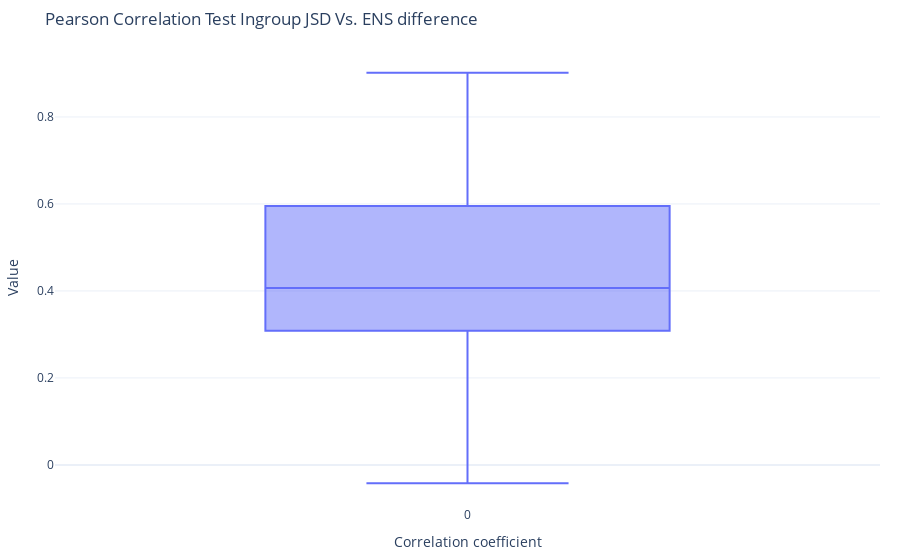

This figure's notebook cell:
### Code cell
correlation_list3 = []
p_value_list3 = []
for gene, lists in gene_data_dict.items():
    ingroup_jsd_list = lists['ingroup_jsd']
    ens_abs_diff_list2 = lists['ens_abs_diff2']
    #Add the correlation factor in the list
    cor, p_value = scipy.stats.pearsonr(np.sqrt(ingroup_jsd_list), np.sqrt(ens_abs_diff_list2))
    correlation_list3.append(cor)
    p_value_list3.append(p_value)

fig3 = px.box(correlation_list3, title= 'Pearson Correlation Test Ingroup JSD Vs. ENS difference')
# Update layout with labels and title
fig3.update_layout(
    template='plotly_white',
    margin=dict(l=20, r=20, t=50, b=20),
    autosize=True,
    yaxis_title_font={'size': 20},  
    xaxis_title_font={'size': 20}, 
    xaxis_title='Correlation coefficient',
    yaxis_title='Value',
    width=None
)
fig3.show()

### Figure 1 — Plotly figure (JSON) as saved in the notebook; plotly's stock layout.template omitted (floating-point values rounded to 4 significant figures)
{"data": [{"alignmentgroup": "True", "hovertemplate": "variable=%{x}<br>value=%{y}<extra></extra>", "legendgroup": "", "marker": {"color": "#636efa"}, "name": "", "notched": false, "offsetgroup": "", "orientation": "v", "showlegend": false, "type": "box", "x": ["0", "0", "0", "0", "0", "0", "0", "0", "0", "0", "0", "0", "0", "0", "0", "0", "0", "0", "0", "0", "0", "0", "0", "0", "0", "0", "0", "0", "0", "0", "0", "0", "0", "0", "0", "0", "0", "0", "0", "0", "0", "0", "0", "0", "0", "0", "0", "0", "0", "0", "0", "0", "0", "0", "0", "0", "0", "0", "0", "0", "0", "0", "0", "0", "0", "0", "0", "0", "0", "0", "0", "0", "0", "0", "0", "0", "0", "0", "0", "0", "0", "0", "0", "0", "0", "0", "0", "0", "0", "0", "0", "0", "0", "0", "0", "0", "0", "0", "0", "0", "0", "0", "0", "0", "0", "0", "0", "0", "0", "0", "0", "0", "0", "0", "0", "0", "0", "0", "0", "0", "0", "0", "0", "0", "0", "0", "0"], "x0": " ", "xaxis": "x", "y": [0.4537, 0.574, 0.5056, 0.63, 0.2209, 0.5655, 0.8481, 0.6704, 0.4182, 0.3527, 0.2099, 0.35, 0.8948, 0.6876, -0.0421, 0.4798, 0.3006, 0.635, 0.3576, 0.3879, 0.2486, 0.1737, 0.5658, 0.6954, 0.7345, 0.5874, 0.6855, 0.492, 0.3057, 0.1766, 0.2101, 0.3666, 0.6668, 0.3375, 0.5306, 0.4311, 0.7417, 0.3023, 0.3222, 0.3407, 0.09198, 0.3501, 0.5522, 0.5977, 0.3088, 0.2529, 0.6145, 0.7516, 0.8261, 0.3556, 0.3553, 0.4218, 0.6241, 0.5245, 0.5888, 0.5794, 0.9016, 0.6876, 0.813, 0.1755, 0.2494, 0.407, 0.7561, 0.5602, 0.6561, 0.7957, 0.5652, 0.2622, 0.4309, 0.3718, 0.3633, 0.3204, 0.618, 0.6834, 0.4808, 0.29, 0.6274, 0.4376, 0.3907, 0.2195, 0.3081, 0.5537, 0.4622, 0.2658, 0.8101, 0.3314, 0.3341, 0.6528, 0.1639, 0.1779, 0.4294, 0.2499, 0.6814, 0.4003, 0.4049, 0.1756, 0.1846, 0.3747, 0.3888, 0.4192, 0.3668, 0.2312, 0.365, 0.3851, 0.4916, 0.6303, 0.2631, 0.2585, 0.273, 0.4089, 0.6377, 0.279, 0.2789, 0.2346, 0.512, 0.3326, 0.3356, 0.7401, 0.3866, 0.3939, 0.3568, 0.5446, 0.3537, 0.5593, 0.2578, 0.6024, 0.4603], "y0": " ", "yaxis": "y"}], "layout": {"autosize": true, "boxmode": "group", "legend": {"tracegroupgap": 0}, "margin": {"b": 20, "l": 20, "r": 20, "t": 50}, "title": {"text": "Pearson Correlation Test Ingroup JSD Vs. ENS difference"}, "xaxis": {"anchor": "y", "domain": [0, 1], "title": {"text": "Correlation coefficient"}}, "yaxis": {"anchor": "x", "domain": [0, 1], "title": {"text": "Value"}}}}
